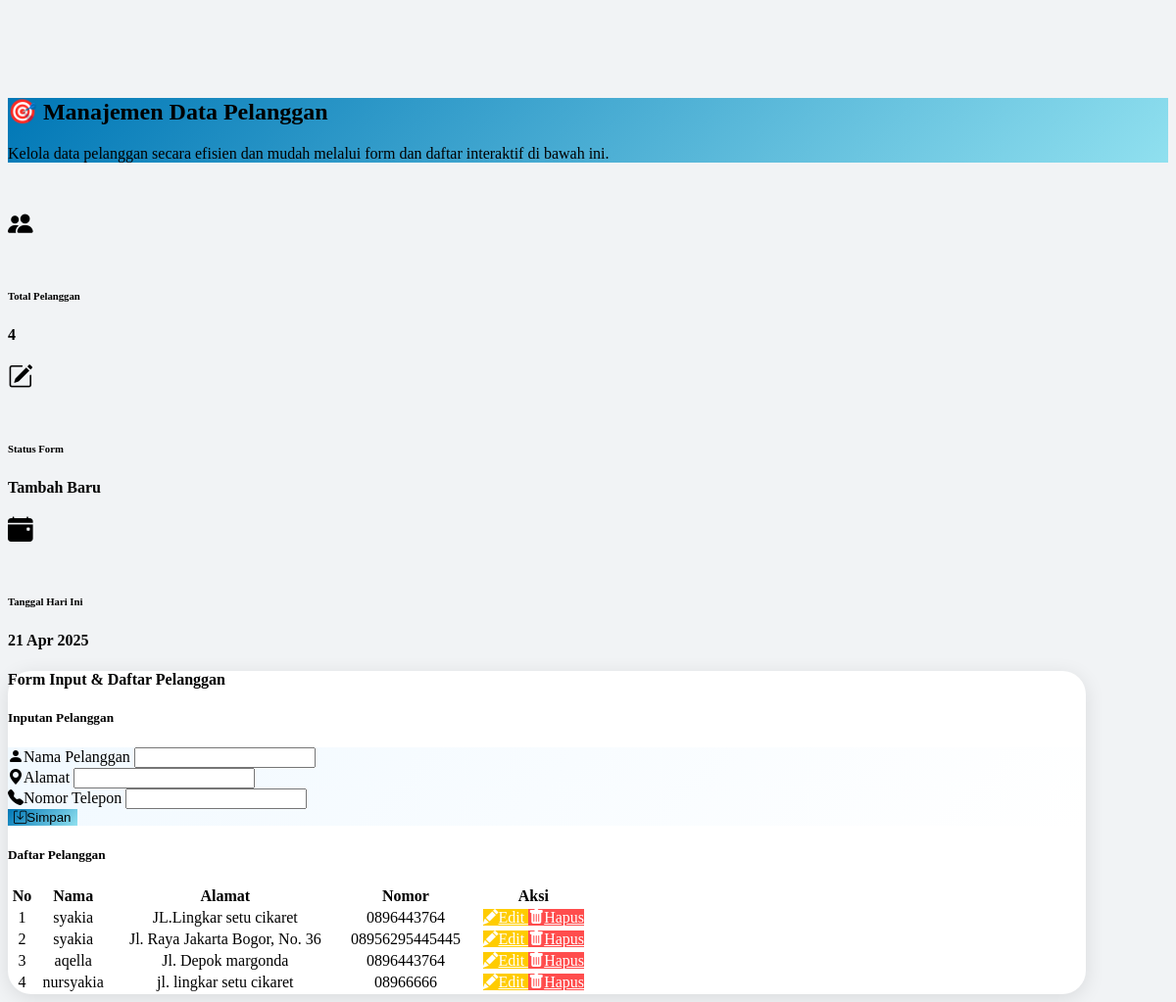
The app's page /datapelanggan.php with its own data.
### tables this page shows
CREATE TABLE `tbpelanggan` (
  `PelangganID` int(11) NOT NULL,
  `NamaPelanggan` varchar(255) NOT NULL,
  `Alamat` text NOT NULL,
  `Nomor` varchar(15) NOT NULL
);

### datapelanggan.php (the view, shortened to what this page needs)
<?php
require_once "lib/koneksi.php";
$pesan = "";
$nama = $alamat = $nomor = "";
$isEdit = false;
$dataPelanggan = [];
try {
    $sql = "SELECT * FROM tbpelanggan ORDER BY PelangganID DESC";
    $stmt = $conn->query($sql);
    $dataPelanggan = $stmt->fetchAll(PDO::FETCH_ASSOC);
} catch (PDOException $e) {
    $pesan .= "<br>Gagal mengambil data pelanggan: " . $e->getMessage();
}
?>
<link href="https://cdn.jsdelivr.net/npm/bootstrap-icons@1.10.5/font/bootstrap-icons.css" rel="stylesheet">
<div class="container" style="margin-top: 100px;">
    <div class="p-4 rounded-4 shadow-sm text-white" style="background: linear-gradient(135deg, #0077b6, #90e0ef);">
        <div class="row align-items-center">
            <div class="col-md-8">
                <h2 class="fw-bold mb-2">🎯 Manajemen Data Pelanggan</h2>
                <p class="mb-0">Kelola data pelanggan secara efisien dan mudah melalui form dan daftar interaktif di bawah ini.</p>
            </div>
        </div>
    </div>
</div>
<div class="row mb-4" style="margin-top: 50px;">
    <div class="col-md-4">
        <div class="stat-card d-flex align-items-center p-3 shadow border-start border-5 border-info bg-white rounded-4">
            <div class="bg-info text-white rounded-circle d-flex justify-content-center align-items-center me-3" style="width: 55px; height: 55px;">
                <i class="bi bi-people-fill" style="font-size: 1.6rem;"></i>
            </div>
            <div>
                <h6 class="mb-0 text-muted">Total Pelanggan</h6>
                <h4 class="mb-0 fw-bold"><?= count($dataPelanggan); ?></h4>
            </div>
        </div>
    </div>
    <div class="col-md-4">
        <div class="stat-card d-flex align-items-center p-3 shadow border-start border-5 border-info bg-white rounded-4">
            <div class="bg-info text-white rounded-circle d-flex justify-content-center align-items-center me-3" style="width: 55px; height: 55px;">
                <i class="bi bi-pencil-square" style="font-size: 1.6rem;"></i>
            </div>
            <div>
                <h6 class="mb-0 text-muted">Status Form</h6>
                <h4 class="mb-0 fw-bold"><?= $isEdit ? 'Edit Mode' : 'Tambah Baru'; ?></h4>
            </div>
        </div>
    </div>
    <div class="col-md-4">
        <div class="stat-card d-flex align-items-center p-3 shadow border-start border-5 border-info bg-white rounded-4">
            <div class="bg-info text-white rounded-circle d-flex justify-content-center align-items-center me-3" style="width: 55px; height: 55px;">
                <i class="bi bi-calendar-event-fill" style="font-size: 1.6rem;"></i>
            </div>
            <div>
                <h6 class="mb-0 text-muted">Tanggal Hari Ini</h6>
                <h4 class="mb-0 fw-bold"><?= date('d M Y'); ?></h4>
            </div>
        </div>
    </div>
</div>
<div class="container" style="margin-top: 20px;">
    <div class="card shadow-lg col-lg-10 mx-auto border-0 rounded-4">
        <div class="card-header bg-primary text-white text-center rounded-top-4">
            <h4 class="mb-0">Form Input & Daftar Pelanggan</h4>
        </div>
        <div class="card-body bg-light rounded-bottom-4 pb-2">
            <div class="row g-4 mb-4">
                <div class="col-md-5">
                    <h5 class="text-center mb-3 fw-semibold"><?php echo $isEdit ? 'Edit Pelanggan' : 'Inputan Pelanggan'; ?></h5>
                    <form method="POST" class="bg-white p-4 rounded-4 shadow-sm border border-2" style="background: linear-gradient(135deg, #f1f9ff, #ffffff);">
                        <div class="mb-3">
                            <label for="nama" class="form-label fw-semibold text-primary">
                                <i class="bi bi-person-fill me-2"></i>Nama Pelanggan
                            </label>
                            <input type="text" id="nama" name="nama" class="form-control rounded-4 border-2 shadow-sm" value="<?php echo htmlspecialchars($nama); ?>" required>
                        </div>
                        <div class="mb-3">
                            <label for="alamat" class="form-label fw-semibold text-primary">
                                <i class="bi bi-geo-alt-fill me-2"></i>Alamat
                            </label>
                            <input type="text" id="alamat" name="alamat" class="form-control rounded-4 border-2 shadow-sm" value="<?php echo htmlspecialchars($alamat); ?>" required>
                        </div>
                        <div class="mb-4">
                            <label for="nomor" class="form-label fw-semibold text-primary">
                                <i class="bi bi-telephone-fill me-2"></i>Nomor Telepon
                            </label>
                            <input type="text" id="nomor" name="nomor" class="form-control rounded-4 border-2 shadow-sm" value="<?php echo htmlspecialchars($nomor); ?>" required>
                        </div>
                        <button type="submit" class="btn w-100 rounded-4 fw-bold text-white shadow-sm" style="background: linear-gradient(135deg, <?= $isEdit ? '#ffc107, #ffe082' : '#0077b6, #90e0ef' ?>); border: none;">
                            <i class="bi <?= $isEdit ? 'bi-pencil-square' : 'bi-save' ?> me-2"></i><?= $isEdit ? 'Perbarui' : 'Simpan'; ?>
                        </button>
                    </form>
                </div>
                <div class="col-md-7">
                    <?php if (!empty($dataPelanggan)) : ?>
                        <h5 class="text-center mb-3 fw-semibold">Daftar Pelanggan</h5>
                        <div class="table-responsive bg-white p-3 rounded-4 shadow-sm">
                            <table class="table table-bordered table-sm table-striped table-hover mb-0 tabel-custom">
                                <thead class="table-primary text-dark">
                                    <tr>
                                        <th>No</th>
                                        <th>Nama</th>
                                        <th>Alamat</th>
                                        <th>Nomor</th>
                                        <th>Aksi</th>
                                    </tr>
                                </thead>
                                <tbody>
                                    <?php foreach ($dataPelanggan as $index => $pelanggan) : ?>
                                        <tr>
                                            <td><?php echo $index + 1; ?></td>
                                            <td><?php echo htmlspecialchars($pelanggan['NamaPelanggan']); ?></td>
                                            <td><?php echo htmlspecialchars($pelanggan['Alamat']); ?></td>
                                            <td><?php echo htmlspecialchars($pelanggan['Nomor']); ?></td>
                                            <td>
                                                <a href="?page=pelanggan&edit=<?php echo $pelanggan['PelangganID']; ?>" class="btn btn-warning btn-sm me-1">
                                                    <i class="bi bi-pencil-fill me-1"></i>Edit
                                                </a>
                                                <a href="?page=pelanggan&hapus=<?php echo $pelanggan['PelangganID']; ?>" class="btn btn-danger btn-sm" onclick="return confirm('Yakin ingin menghapus data ini?')">
                                                    <i class="bi bi-trash-fill me-1"></i>Hapus
                                                </a>
                                            </td>
                                        </tr>
                                    <?php endforeach; ?>
                                </tbody>
                            </table>
                        </div>
                    <?php else : ?>
                        <p class="text-center text-muted mt-4">Belum ada data pelanggan.</p>
                    <?php endif; ?>
                </div>
            </div>
        </div>
    </div>
</div>

### datapelanggan.php (style rules this page uses)
.card { border-radius: 1.5rem !important; width: 1100px; box-shadow: 0 4px 20px rgba(0,0,0,0.1); background-color: #fff; }
.tabel-custom { min-width: 600px; }
.tabel-custom th, .tabel-custom td { text-align: center; vertical-align: middle; white-space: nowrap; }
.btn-warning { background-color: #ffcc00 !important; border-color: #ffcc00 !important; color: #fff !important; }
.btn-danger { background-color: #ff4d4d !important; border-color: #ff4d4d !important; color: #fff !important; }

### records on screen
tbpelanggan: NamaPelanggan "syakia", Alamat "JL.Lingkar setu cikaret", Nomor "0896443764"
tbpelanggan: NamaPelanggan "syakia", Alamat "Jl. Raya Jakarta Bogor, No. 36", Nomor "08956295445445"
tbpelanggan: NamaPelanggan "aqella", Alamat "Jl. Depok margonda", Nomor "0896443764"
tbpelanggan: NamaPelanggan "nursyakia", Alamat "jl. lingkar setu cikaret", Nomor "08966666"

### other values on screen
count($dataPelanggan) "4"
